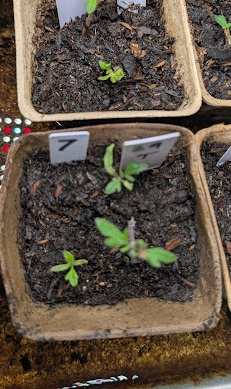
#> input picture tracker/assets/hard-row-reviewer-hitl0/2026_02_28_70_af1qipplhhnl_center.jpg, 231 x 389 px, given as the content of the folder local/non_tomato_species/images, which was not available
$ python extract_packet_crops.py
#> lines starting #> are read from the running program, lines starting #| are printed output that depends on the picture; after the words box and inside, x2 and y2 are one past the last pixel; in counts of white or black regions, pixels touching at a corner belong together; pictures that were not available may be replaced by others from this repository, and a replacement may not be noted
#!/usr/bin/env python3
"""Extract likely seed packet regions from album images."""

from __future__ import annotations

import argparse
from pathlib import Path
from typing import Iterable

import cv2


def extract_packet_crop(image_path: Path, output_path: Path) -> bool:
    image = cv2.imread(str(image_path))
#> image is the input picture: shape (389, 231, 3); mean B, G, R 68.4, 81.5, 93.8
    if image is None:
        return False

    gray = cv2.cvtColor(image, cv2.COLOR_BGR2GRAY)
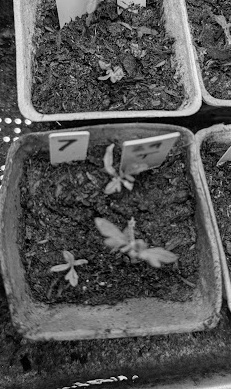
#> gray: shape (389, 231); min 0, max 254, mean 83.7
    _, mask = cv2.threshold(gray, 180, 255, cv2.THRESH_BINARY)
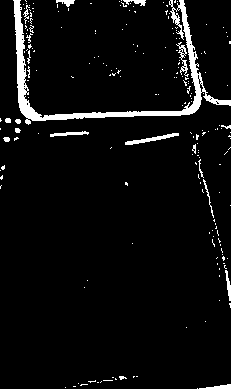
#> mask: shape (389, 231); 5.1% white; 202 white regions (182 under 20 px), largest, box (x1, y1, x2, y2) and area: (13, 0, 231, 125) 2897, (125, 133, 179, 145) 198, (176, 42, 189, 77) 130
    kernel = cv2.getStructuringElement(cv2.MORPH_RECT, (15, 15))
    mask = cv2.morphologyEx(mask, cv2.MORPH_CLOSE, kernel)
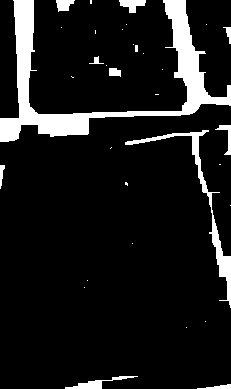
#> mask: shape (389, 231); 10.1% white; 33 white regions (21 under 20 px)

    contours, _ = cv2.findContours(mask, cv2.RETR_EXTERNAL, cv2.CHAIN_APPROX_SIMPLE)
#> contours = 33 contours, 22 with area under 20; largest, box (x1, y1, x2, y2) and area: (0, 0, 231, 142) 6036, (125, 130, 231, 308) 1037, (65, 376, 138, 389) 208, (119, 0, 146, 13) 174, (56, 0, 75, 12) 129
    image_area = image.shape[0] * image.shape[1]
#> image_area = 89859

    candidates = []
    for contour in contours:
        x, y, w, h = cv2.boundingRect(contour)
        area = w * h
        if area < image_area * 0.01 or area > image_area * 0.8:
            continue
        ratio = w / h
        if ratio < 0.25 or ratio > 2.5:
            continue
        candidates.append((area, x, y, w, h))
#> this loop made 33 passes
#> (x, y, w, h, area) on passes 1, 10, 14, 18, 20, 26, 30, 32: (197, 384, 34, 5, 170), (0, 165, 5, 24, 120), (215, 125, 16, 30, 480), (109, 68, 12, 9, 108), (89, 56, 15, 8, 120), (223, 27, 8, 17, 136), (119, 0, 27, 13, 351), (56, 0, 19, 12, 228)
#> (x, y, w, h, area, ratio) on passes 2, 13, 33: (65, 376, 73, 13, 949, 5.62), (125, 130, 106, 178, 18868, 0.596), (0, 0, 231, 142, 32802, 1.63)
#> after the loop, candidates = [(18868, 125, 130, 106, 178), (32802, 0, 0, 231, 142)]

    if not candidates:
        return False

    candidates.sort(reverse=True)
    _, x, y, w, h = candidates[0]
    crop = image[y : y + h, x : x + w]
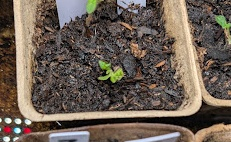
#> crop: shape (142, 231, 3); mean B, G, R 83.9, 94.7, 107.5
    output_path.parent.mkdir(parents=True, exist_ok=True)
    return bool(cv2.imwrite(str(output_path), crop))


def run(input_dir: Path, output_dir: Path) -> int:
    images = sorted(input_dir.glob("*.jpg"))
    written = 0
    for image_path in images:
        output_path = output_dir / image_path.name
        if extract_packet_crop(image_path, output_path):
            written += 1
#> written = 1
    return written


def build_parser() -> argparse.ArgumentParser:
    parser = argparse.ArgumentParser(
        description="Extract seed packet crops from downloaded album photos."
    )
    parser.add_argument(
        "--input-dir",
        type=Path,
        default=Path("local/non_tomato_species/images"),
        help="Directory with downloaded full-resolution images",
    )
    parser.add_argument(
        "--output-dir",
        type=Path,
        default=Path("local/non_tomato_species/packet_crops"),
        help="Directory to write packet crop images",
    )
    return parser


def main(argv: Iterable[str] | None = None) -> int:
    parser = build_parser()
    args = parser.parse_args(argv)
    written = run(args.input_dir, args.output_dir)
#> written = 1
    print(f"input_dir={args.input_dir}")
    print(f"output_dir={args.output_dir}")
    print(f"packet_crops_written={written}")
#| packet_crops_written=1
    return 0


if __name__ == "__main__":
    raise SystemExit(main())
#> (the program exits here)

$ run again, on tracker/assets/hard-row-reviewer-hitl0/2026_02_28_72_af1qipmuk_0s_full.jpg
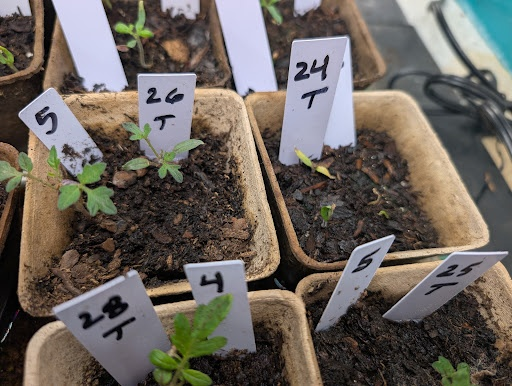
#> input picture tracker/assets/hard-row-reviewer-hitl0/2026_02_28_72_af1qipmuk_0s_full.jpg, 512 x 386 px, given as the content of the folder local/non_tomato_species/images, which was not available
#> in extract_packet_crop, image is the input picture: shape (386, 512, 3); mean B, G, R 92.9, 99.9, 107
#> in extract_packet_crop, `mask = cv2.morphologyEx(mask, cv2.MORPH_CLOSE, kernel)`:
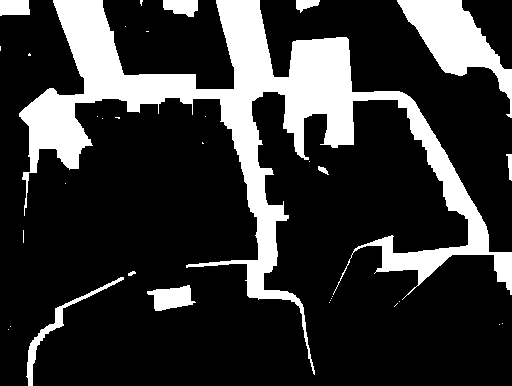
#> mask: shape (386, 512); 20.6% white; 33 white regions (23 under 20 px)
#> contours = 33 contours, 24 with area under 20; largest, box (x1, y1, x2, y2) and area: (19, 0, 512, 375) 31114, (397, 0, 512, 118) 4702, (26, 277, 124, 386) 728, (147, 285, 196, 311) 726, (163, 0, 198, 17) 410
#> the loop in extract_packet_crop, `for contour in contours:` made 33 passes
#> (x, y, w, h, area) on passes 11, 13, 16, 18, 29, 30, 32, 33: (147, 285, 49, 26, 1274), (128, 271, 8, 5, 40), (318, 166, 11, 9, 99), (506, 154, 6, 27, 162), (296, 0, 24, 13, 312), (163, 0, 35, 17, 595), (19, 0, 493, 375, 184875), (0, 0, 30, 16, 480)
#> after the loop in extract_packet_crop, `for contour in contours:`: candidates = [(10682, 26, 277, 98, 109), (13570, 397, 0, 115, 118)]
#> in extract_packet_crop, `_, x, y, w, h = candidates[0]`: x = 397; w = 115; h = 118
#> in extract_packet_crop, `crop = image[y : y + h, x : x + w]`:
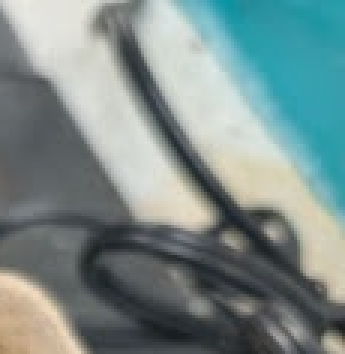
#> crop: shape (118, 115, 3) (shown 3 times larger); mean B, G, R 139.6, 141.1, 123.9
#> in run, `written += 1`: written = 1
#| packet_crops_written=1

$ run again, on tracker/assets/hard-row-reviewer-hitl0/2026_02_28_77_af1qipnmqser_center.jpg
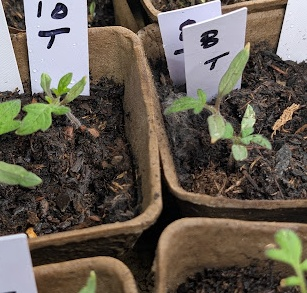
#> input picture tracker/assets/hard-row-reviewer-hitl0/2026_02_28_77_af1qipnmqser_center.jpg, 307 x 293 px, given as the content of the folder local/non_tomato_species/images, which was not available
#> in extract_packet_crop, image is the input picture: shape (293, 307, 3); mean B, G, R 82.6, 93.2, 101.2
#> in extract_packet_crop, `mask = cv2.morphologyEx(mask, cv2.MORPH_CLOSE, kernel)`:
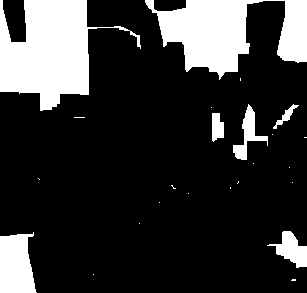
#> mask: shape (293, 307); 20.4% white; 24 white regions (17 under 20 px)
#> contours = 24 contours, 17 with area under 20; largest, box (x1, y1, x2, y2) and area: (0, 0, 141, 111) 7574, (145, 0, 307, 80) 6478, (0, 232, 37, 293) 1727, (267, 231, 307, 268) 651, (233, 104, 268, 160) 546, (212, 113, 224, 142) 240, (273, 104, 299, 129) 126
#> the loop in extract_packet_crop, `for contour in contours:` made 24 passes
#> (x, y, w, h, area, ratio) on passes 3, 4, 21, 23, 24: (0, 232, 37, 61, 2257, 0.607), (267, 231, 40, 37, 1480, 1.08), (233, 104, 35, 56, 1960, 0.625), (145, 0, 162, 80, 12960, 2.02), (0, 0, 141, 111, 15651, 1.27)
#> after the loop in extract_packet_crop, `for contour in contours:`: candidates = [(2257, 0, 232, 37, 61), (1480, 267, 231, 40, 37), (1960, 233, 104, 35, 56), (12960, 145, 0, 162, 80), (15651, 0, 0, 141, 111)]
#> in extract_packet_crop, `crop = image[y : y + h, x : x + w]`:
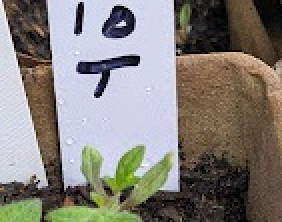
#> crop: shape (111, 141, 3) (shown 2 times larger); mean B, G, R 122.2, 128.1, 132.2
#> in run, `written += 1`: written = 1
#| packet_crops_written=1
